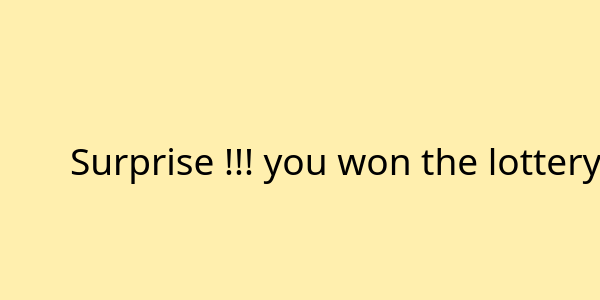
<?xml version="1.0" encoding="UTF-8"?>
<ui version="4.0">
 <class>Chance</class>
 <widget class="QDialog" name="Chance">
  <property name="geometry">
   <rect>
    <x>0</x>
    <y>0</y>
    <width>600</width>
    <height>300</height>
   </rect>
  </property>
  <property name="windowTitle">
   <string>Chance</string>
  </property>
  <property name="styleSheet">
   <string notr="true">background-color: rgb(255, 239, 174);</string>
  </property>
  <widget class="QLabel" name="label">
   <property name="geometry">
    <rect>
     <x>70</x>
     <y>110</y>
     <width>551</width>
     <height>101</height>
    </rect>
   </property>
   <property name="font">
    <font>
     <family>Agency FB</family>
     <pointsize>28</pointsize>
    </font>
   </property>
   <property name="text">
    <string>Surprise !!! you won the lottery </string>
   </property>
  </widget>
 </widget>
 <resources/>
 <connections/>
</ui>
